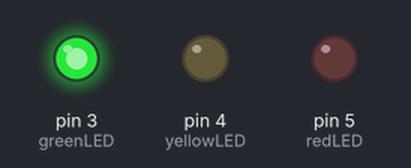
A sketch run on a simulated Arduino Uno, built with avr-gcc and run on an emulated ATmega328P. Parts: output pins drawn as LEDs (lit = HIGH).

Above: at 10.0 s.
At 21.5 s:
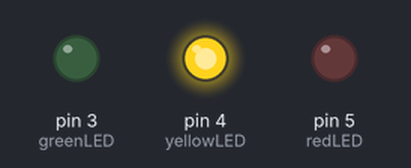
At 28.0 s:
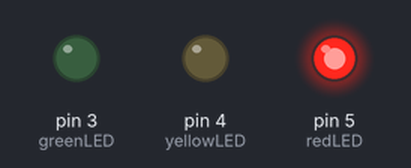
Timing chart, 0 to 42.9 s (numbered marks = the images above):
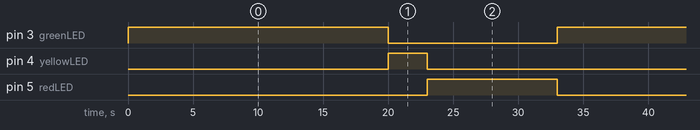

The sketch:

Unit_3_Lab_Program_4.ino
```cpp
/*  Title: Unit 3 Lab Program #4
 *  Purpose: Simluate a traffic light
 *  Author: Andy Davis
 *  Date: 3/28/2021
 *  Green LED connected to pin D3
 *  Yellow LED connected to pin D4
 *  Red LED connected to pin D5
 */

const int greenLED = 3;
const int yellowLED = 4;
const int redLED = 5;

void setup() {
  pinMode(greenLED, OUTPUT);
  pinMode(redLED, OUTPUT);
  pinMode(yellowLED, OUTPUT);
}

void loop() {
  digitalWrite(greenLED, HIGH);
  delay(20000);
  digitalWrite(greenLED, LOW);
  digitalWrite(yellowLED, HIGH);
  delay(3000);
  digitalWrite(yellowLED, LOW);
  digitalWrite(redLED, HIGH);
  delay(10000);
  digitalWrite(redLED, LOW);
}
```

Measured:
- by itself, pin 3 (greenLED): alternates HIGH for 20.0 s and LOW for 13.0 s
- by itself, pin 4 (yellowLED): alternates HIGH for 3.0 s and LOW for 30.0 s
- by itself, pin 5 (redLED): alternates HIGH for 10.0 s and LOW for 23.0 s
